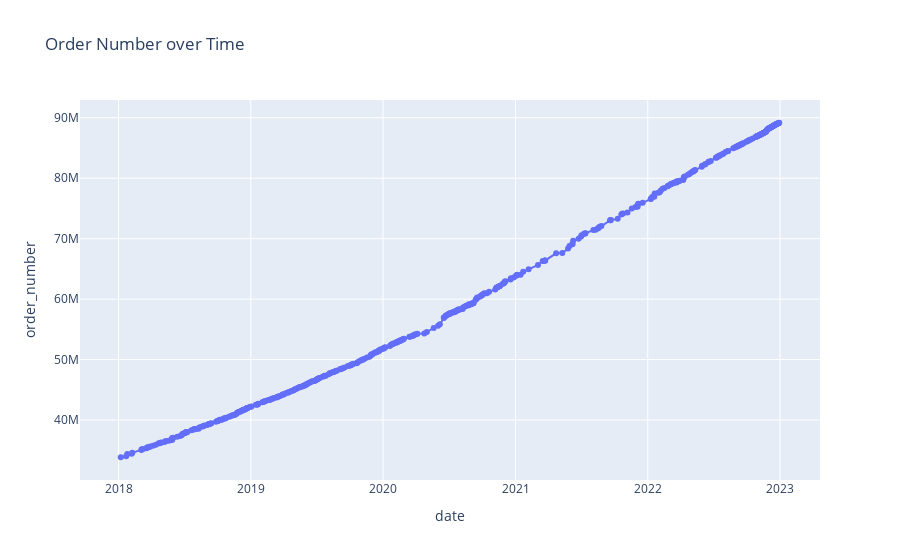

Notebook cell for this chart:
### Code cell
# Converting 'date' column to datetime format
df_good_2['date'] = pd.to_datetime(df_good_2['date'], format='%d/%m/%Y')

# Creating interactive plot with Plotly
fig = px.line(df_good, x='date', y='order_number', title='Order Number over Time', markers=True)

# Displaying the plot
fig.show()

### Figure 1 — Plotly figure (JSON) as saved in the notebook; plotly's stock layout.template omitted (floating-point values rounded to 4 significant figures; data arrays with more than 128 entries replaced by an {"elided": "..."} marker saying what was removed)
{"data": [{"hovertemplate": "date=%{x}<br>order_number=%{y}<extra></extra>", "legendgroup": "", "line": {"color": "#636efa", "dash": "solid"}, "marker": {"symbol": "circle"}, "mode": "lines+markers", "name": "", "orientation": "v", "showlegend": false, "type": "scatter", "x": {"elided": "498 str values"}, "xaxis": "x", "y": {"elided": "498 int values"}, "yaxis": "y"}], "layout": {"legend": {"tracegroupgap": 0}, "title": {"text": "Order Number over Time"}, "xaxis": {"anchor": "y", "domain": [0, 1], "title": {"text": "date"}}, "yaxis": {"anchor": "x", "domain": [0, 1], "title": {"text": "order_number"}}}}
